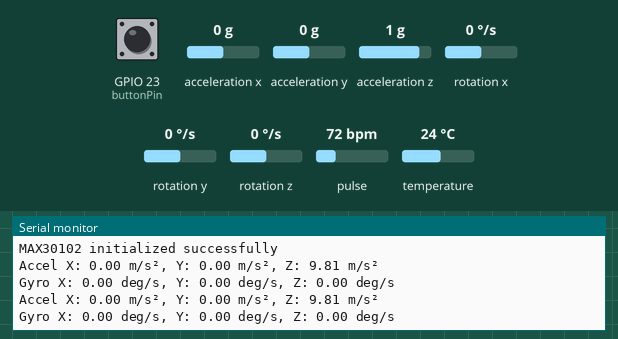
Simulated run of this sketch. Board: ESP32. Parts: the last lines printed to the serial monitor. Inputs (shaded band) come from the test bench; at power-on: acceleration x 0 g, GPIO 23 (buttonPin) HIGH, acceleration y 0 g, acceleration z 1 g, rotation x 0 °/s, rotation y 0 °/s, rotation z 0 °/s, pulse 72 bpm, temperature 24 °C. WiFi joins after 1.5 s; servers stay silent unless stated.

Above: at 3.0 s.
3.1 s: acceleration x set to -1.4 g
At 4.3 s:
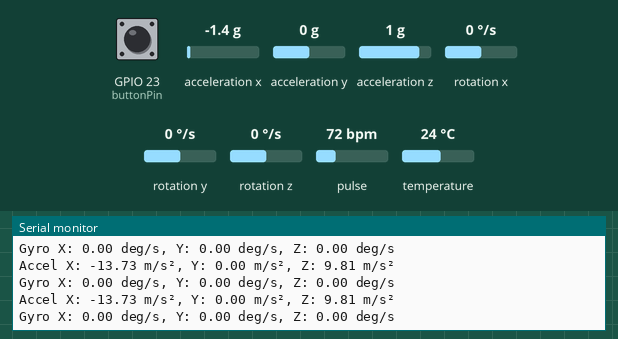
6.5 s: GPIO 23 (buttonPin) pulled LOW for 0.15 s
At 6.71 s:
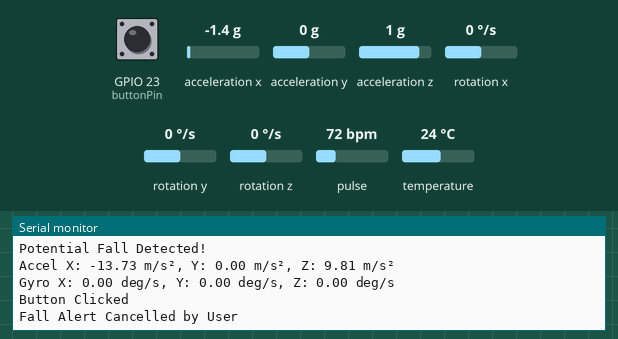
8.1 s: acceleration y set to -1.4 g
At 8.61 s:
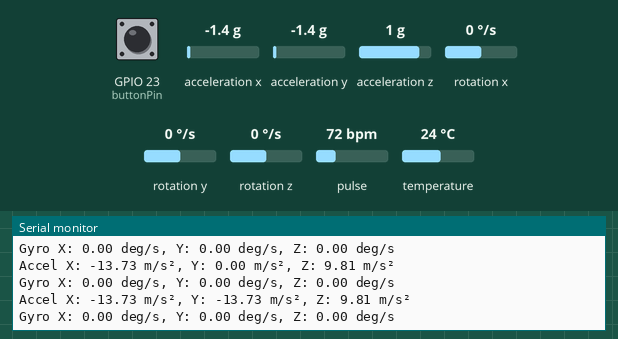
9.6 s: acceleration z set to -1.4 g
At 10.8 s:
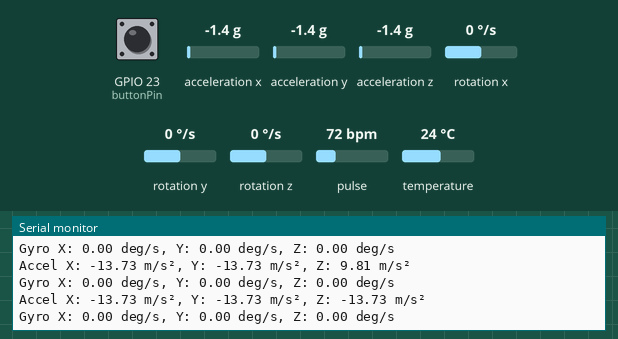
11.1 s: rotation x set to -192 °/s
12.6 s: rotation y set to -192 °/s
At 12.7 s:
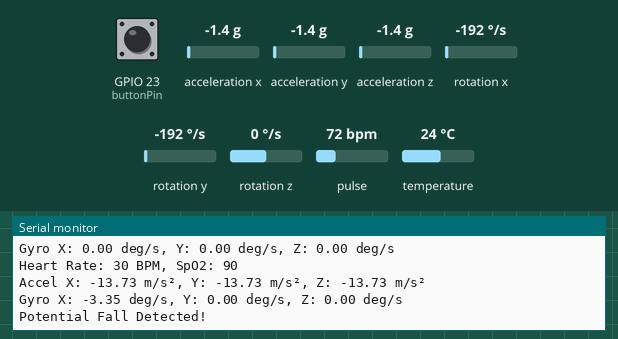

Measured:
- after the input at 3.1 s, the serial monitor: prints a new line after 0.21 s (image 1)
- after the input at 6.5 s, the serial monitor: prints a new line at once (image 2)
- after the input at 8.1 s, the serial monitor: prints a new line after 0.21 s (image 3)
- after the input at 9.6 s, the serial monitor: prints a new line after 0.21 s (image 4)

The sketch:

main.ino
```cpp
#define BLYNK_TEMPLATE_ID ""
#define BLYNK_TEMPLATE_NAME "CareConnect"
#define BLYNK_AUTH_TOKEN ""
#define BLYNK_PRINT Serial

#include <WiFi.h>
#include <BlynkSimpleEsp32.h>
#include <Wire.h>
#include <Adafruit_MPU6050.h>
#include <Adafruit_Sensor.h>
#include "MAX30105.h"  // SparkFun MAX3010x library for MAX30102

// WiFi credentials
char ssid[] = "";
char pass[] = "";

// Sensor objects
Adafruit_MPU6050 mpu;
MAX30105 particleSensor;

// Button pin
const int buttonPin = 23;  // GPIO 23 for tactile button
int lastButtonState = HIGH; // Button is HIGH when not pressed (pull-up)

// Timer for debouncing fall detection and button
unsigned long lastFallTime = 0;
unsigned long lastButtonTime = 0;
const unsigned long fallDebounce = 5000;  // 5 seconds debounce for fall
const unsigned long buttonDebounce = 200; // 200 ms debounce for button

// Buffer for MAX30102 data
#define BUFFER_SIZE 100
uint32_t irBuffer[BUFFER_SIZE];  // IR data buffer
uint32_t redBuffer[BUFFER_SIZE]; // Red data buffer

// BlynkTimer for scheduling
BlynkTimer timer;

// Function to calculate heart rate (simplified)
int calculateHeartRate(uint32_t *irBuffer, int bufferSize) {
  int peaks = 0;
  uint32_t threshold = 0;

  // Calculate a simple threshold (average of buffer)
  uint32_t sum = 0;
  for (int i = 0; i < bufferSize; i++) {
    sum += irBuffer[i];
  }
  threshold = sum / bufferSize;

  // Count peaks above threshold
  for (int i = 1; i < bufferSize - 1; i++) {
    if (irBuffer[i] > threshold && irBuffer[i] > irBuffer[i - 1] && irBuffer[i] > irBuffer[i + 1]) {
      peaks++;
    }
  }

  // Estimate BPM (peaks over time, assuming 100 samples = 4 seconds at 25Hz)
  int bpm = (peaks * 60) / 4; // Simplified: 60 sec / 4 sec window
  return bpm;
}

// Function to send MPU-6050 data (called 2 times per second)
void sendMPU6050Data() {
  sensors_event_t a, g, temp;
  mpu.getEvent(&a, &g, &temp);

  // Send acceleration data (m/s²) to Blynk and print to Serial
  Blynk.virtualWrite(V3, a.acceleration.x);
  Blynk.virtualWrite(V4, a.acceleration.y);
  Blynk.virtualWrite(V5, a.acceleration.z);
  Serial.print("Accel X: ");
  Serial.print(a.acceleration.x);
  Serial.print(" m/s², Y: ");
  Serial.print(a.acceleration.y);
  Serial.print(" m/s², Z: ");
  Serial.print(a.acceleration.z);
  Serial.println(" m/s²");

  // Send gyroscope data (degrees/s) to Blynk and print to Serial
  Blynk.virtualWrite(V6, g.gyro.x);
  Blynk.virtualWrite(V7, g.gyro.y);
  Blynk.virtualWrite(V8, g.gyro.z);
  Serial.print("Gyro X: ");
  Serial.print(g.gyro.x);
  Serial.print(" deg/s, Y: ");
  Serial.print(g.gyro.y);
  Serial.print(" deg/s, Z: ");
  Serial.print(g.gyro.z);
  Serial.println(" deg/s");

  // Fall detection logic
  float accelMag = sqrt(a.acceleration.x * a.acceleration.x +
                        a.acceleration.y * a.acceleration.y +
                        a.acceleration.z * a.acceleration.z);
  float gyroMag = sqrt(g.gyro.x * g.gyro.x +
                       g.gyro.y * g.gyro.y +
                       g.gyro.z * g.gyro.z);

  if (accelMag > 15 || gyroMag > 200) {
    unsigned long currentTime = millis();
    if (currentTime - lastFallTime >= fallDebounce) {
      Blynk.virtualWrite(V2, 1); // Trigger fall alert (LED)
      Blynk.logEvent("potential_fall", "Potential Fall Detected!");
      Serial.println("Potential Fall Detected!");
      lastFallTime = currentTime;
    }
  }
}

void setup() {
  Serial.begin(115200);

  // Configure button pin with internal pull-up
  pinMode(buttonPin, INPUT_PULLUP);

  // Connect to WiFi and Blynk
  Blynk.begin(BLYNK_AUTH_TOKEN, ssid, pass);

  // Initialize MPU-6050
  if (!mpu.begin()) {
    Serial.println("MPU-6050 not found!");
    while (1) delay(10);
  }
  mpu.setAccelerometerRange(MPU6050_RANGE_8_G);
  mpu.setGyroRange(MPU6050_RANGE_250_DEG);
  Serial.println("MPU-6050 initialized successfully");

  // Initialize MAX30102
  if (!particleSensor.begin(Wire, I2C_SPEED_FAST)) {
    Serial.println("MAX30102 not found!");
    while (1) delay(10);
  }
  particleSensor.setup(); // Default settings
  particleSensor.setPulseAmplitudeRed(0x0A); // Adjust red LED brightness
  particleSensor.setPulseAmplitudeIR(0x0A);  // Adjust IR LED brightness
  Serial.println("MAX30102 initialized successfully");

  // Set timer for MPU-6050 updates (every 500 ms = 2 times per second)
  timer.setInterval(500L, sendMPU6050Data);
}

void loop() {
  Blynk.run();
  timer.run();

  // Button press to cancel fall alert
  int buttonState = digitalRead(buttonPin);
  if (buttonState != lastButtonState) {
    unsigned long currentTime = millis();
    if (currentTime - lastButtonTime >= buttonDebounce) {
      if (buttonState == LOW) { // Button pressed (LOW with pull-up)
        Serial.println("Button Clicked");
        Blynk.virtualWrite(V2, 0); // Reset fall alert (LED off)
        Blynk.logEvent("fall_cancelled", "Fall Alert Cancelled by User");
        Serial.println("Fall Alert Cancelled by User");
      }
      lastButtonTime = currentTime;
    }
  }
  lastButtonState = buttonState;

  // Read MAX30102 data (less frequent to avoid blocking)
  static unsigned long lastMAX30102Time = 0;
  if (millis() - lastMAX30102Time >= 4000) { // Update every 4 seconds
    for (int i = 0; i < BUFFER_SIZE; i++) {
      while (particleSensor.available() == false) // Wait for sample
        particleSensor.check(); // Check sensor for new data

      redBuffer[i] = particleSensor.getRed();
      irBuffer[i] = particleSensor.getIR();
      particleSensor.nextSample(); // Move to next sample
      delay(10); // Adjust sampling rate (e.g., 10ms = 100Hz)
    }

    // Calculate heart rate and send to Blynk
    int heartRate = calculateHeartRate(irBuffer, BUFFER_SIZE);
    int spo2 = 90; // Placeholder for SpO2 (replace with real algorithm if available)

    if (heartRate > 0 && heartRate < 200) { // Basic validation
      Blynk.virtualWrite(V0, heartRate);
      Blynk.virtualWrite(V1, spo2); // Placeholder value
      Serial.print("Heart Rate: ");
      Serial.print(heartRate);
      Serial.print(" BPM, SpO2: ");
      Serial.println(spo2);
    }
    lastMAX30102Time = millis();
  }
}
```
